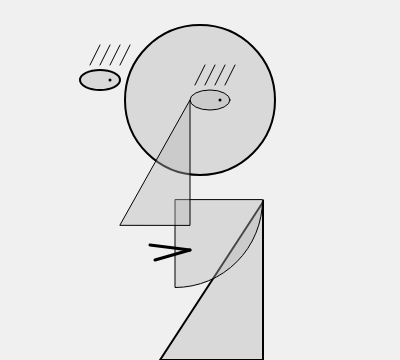
Frame 1 (no input)
Frame 60 (no input): identical to frame 1, image omitted
Frame 120 (the mouse pressed at the canvas centre since frame 60): identical to frame 1, image omitted

The p5.js sketch that drew this single still picture (run headless with seeded random() and noise() and a simulated clock; from frame 60 on, the mouse is pressed at the canvas centre):

// p5.js sketch
// ── sketch.js
/*
This sketch works by using the draw() function to keep running again and again like a loop.
Every time it runs, it first clears the screen with a background color.
Then it calls different functions to draw shapes like circles, ellipses, triangles, and lines.
Each function draws one part of the picture (like eyes, head, or body) using specific coordinates.
The shapes are layered and placed to create a character-like design.
The algorithm works by repeating these steps over and over so the picture stays on the screen.
*/
//Source: https://editor.p5js.org/vlera/sketches/o11qDKHJR 


function setup() {
  createCanvas(400, 360);
}

function draw() {
  background(240);
  drawCircle();
  drawEllipses();
  drawPoints();
  drawLines();
  drawTriangle();
  drawArc();
  drawSmallTriangle();
  drawShortLines();
}

function drawCircle() {
  fill(180, 100);
  strokeWeight(2);
  circle(200, 100, 150);
}

function drawEllipses() {
  strokeWeight(2);
  ellipse(100, 80, 40, 20);
  strokeWeight(1);
  ellipse(210, 100, 40, 20);
}

function drawPoints() {
  strokeWeight(3);
  point(110, 80);
  point(220, 100);
}

function drawLines() {
  strokeWeight(1);
  for (let i = 0; i < 4; i++) {
    line(90 + i * 10, 65, 100 + i * 10, 45);
  }

  for (let i = 0; i < 4; i++) {
    line(195 + i * 10, 85, 205 + i * 10, 65);
  }
}

function drawTriangle() {
  strokeWeight(2);
  triangle(160, height, 263, 202, 263, height);
}

function drawArc() {
  strokeWeight(1);
  arc(175, 200, 175, 175, 0, HALF_PI, PIE);
}

function drawSmallTriangle() {
  strokeWeight(1);
  triangle(120, 225, 190, 100, 190, 225);
}

function drawShortLines() {
  strokeWeight(3);
  line(150, 245, 190, 250);
  line(155, 260, 190, 250);
}
